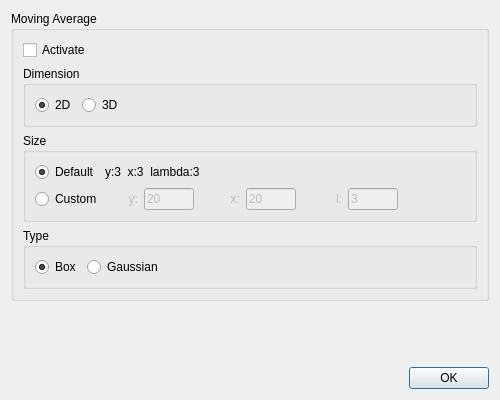
<?xml version="1.0" encoding="UTF-8"?>
<ui version="4.0">
 <class>Dialog</class>
 <widget class="QDialog" name="Dialog">
  <property name="windowModality">
   <enum>Qt::WindowModal</enum>
  </property>
  <property name="geometry">
   <rect>
    <x>0</x>
    <y>0</y>
    <width>500</width>
    <height>400</height>
   </rect>
  </property>
  <property name="minimumSize">
   <size>
    <width>500</width>
    <height>400</height>
   </size>
  </property>
  <property name="maximumSize">
   <size>
    <width>500</width>
    <height>400</height>
   </size>
  </property>
  <property name="windowTitle">
   <string>Normalization Settings</string>
  </property>
  <layout class="QVBoxLayout" name="verticalLayout">
   <item>
    <widget class="QGroupBox" name="groupBox">
     <property name="sizePolicy">
      <sizepolicy hsizetype="Preferred" vsizetype="Expanding">
       <horstretch>0</horstretch>
       <verstretch>0</verstretch>
      </sizepolicy>
     </property>
     <property name="title">
      <string>Moving Average</string>
     </property>
     <layout class="QVBoxLayout" name="verticalLayout_2">
      <item>
       <widget class="QCheckBox" name="activate_moving_average_checkBox">
        <property name="enabled">
         <bool>true</bool>
        </property>
        <property name="text">
         <string>Activate</string>
        </property>
        <property name="checked">
         <bool>false</bool>
        </property>
       </widget>
      </item>
      <item>
       <widget class="QGroupBox" name="groupBox_7">
        <property name="sizePolicy">
         <sizepolicy hsizetype="Expanding" vsizetype="Preferred">
          <horstretch>0</horstretch>
          <verstretch>0</verstretch>
         </sizepolicy>
        </property>
        <property name="title">
         <string>Dimension</string>
        </property>
        <layout class="QHBoxLayout" name="horizontalLayout_4">
         <item>
          <widget class="QRadioButton" name="kernel_dimension_2d_radioButton">
           <property name="text">
            <string>2D</string>
           </property>
           <property name="checked">
            <bool>true</bool>
           </property>
          </widget>
         </item>
         <item>
          <widget class="QRadioButton" name="kernel_dimension_3d_radioButton">
           <property name="text">
            <string>3D</string>
           </property>
          </widget>
         </item>
         <item>
          <spacer name="horizontalSpacer_7">
           <property name="orientation">
            <enum>Qt::Horizontal</enum>
           </property>
           <property name="sizeHint" stdset="0">
            <size>
             <width>40</width>
             <height>20</height>
            </size>
           </property>
          </spacer>
         </item>
        </layout>
       </widget>
      </item>
      <item>
       <widget class="QGroupBox" name="groupBox_8">
        <property name="sizePolicy">
         <sizepolicy hsizetype="Expanding" vsizetype="Preferred">
          <horstretch>0</horstretch>
          <verstretch>0</verstretch>
         </sizepolicy>
        </property>
        <property name="title">
         <string>Size</string>
        </property>
        <layout class="QVBoxLayout" name="verticalLayout_8">
         <item>
          <layout class="QHBoxLayout" name="horizontalLayout_6">
           <item>
            <widget class="QRadioButton" name="kernel_size_default_radioButton">
             <property name="text">
              <string>Default</string>
             </property>
             <property name="checked">
              <bool>true</bool>
             </property>
            </widget>
           </item>
           <item>
            <widget class="QLabel" name="kernel_size_default_label">
             <property name="text">
              <string>y:3  x:3  lambda:3</string>
             </property>
            </widget>
           </item>
           <item>
            <spacer name="horizontalSpacer_6">
             <property name="orientation">
              <enum>Qt::Horizontal</enum>
             </property>
             <property name="sizeHint" stdset="0">
              <size>
               <width>40</width>
               <height>20</height>
              </size>
             </property>
            </spacer>
           </item>
          </layout>
         </item>
         <item>
          <layout class="QHBoxLayout" name="horizontalLayout_7">
           <item>
            <widget class="QRadioButton" name="kernel_size_custom_radioButton">
             <property name="text">
              <string>Custom</string>
             </property>
            </widget>
           </item>
           <item>
            <layout class="QHBoxLayout" name="horizontalLayout_5">
             <item>
              <widget class="QLabel" name="kernel_size_custom_y_label">
               <property name="enabled">
                <bool>false</bool>
               </property>
               <property name="minimumSize">
                <size>
                 <width>30</width>
                 <height>0</height>
                </size>
               </property>
               <property name="maximumSize">
                <size>
                 <width>30</width>
                 <height>16777215</height>
                </size>
               </property>
               <property name="layoutDirection">
                <enum>Qt::LeftToRight</enum>
               </property>
               <property name="text">
                <string>y:</string>
               </property>
               <property name="alignment">
                <set>Qt::AlignRight|Qt::AlignTrailing|Qt::AlignVCenter</set>
               </property>
              </widget>
             </item>
             <item>
              <widget class="QLineEdit" name="kernel_size_custom_y_lineEdit">
               <property name="enabled">
                <bool>false</bool>
               </property>
               <property name="minimumSize">
                <size>
                 <width>50</width>
                 <height>0</height>
                </size>
               </property>
               <property name="maximumSize">
                <size>
                 <width>50</width>
                 <height>16777215</height>
                </size>
               </property>
               <property name="text">
                <string>20</string>
               </property>
              </widget>
             </item>
             <item>
              <widget class="QLabel" name="kernel_size_custom_x_label">
               <property name="enabled">
                <bool>false</bool>
               </property>
               <property name="minimumSize">
                <size>
                 <width>40</width>
                 <height>0</height>
                </size>
               </property>
               <property name="maximumSize">
                <size>
                 <width>40</width>
                 <height>16777215</height>
                </size>
               </property>
               <property name="text">
                <string>      x:</string>
               </property>
               <property name="alignment">
                <set>Qt::AlignRight|Qt::AlignTrailing|Qt::AlignVCenter</set>
               </property>
              </widget>
             </item>
             <item>
              <widget class="QLineEdit" name="kernel_size_custom_x_lineEdit">
               <property name="enabled">
                <bool>false</bool>
               </property>
               <property name="minimumSize">
                <size>
                 <width>50</width>
                 <height>0</height>
                </size>
               </property>
               <property name="maximumSize">
                <size>
                 <width>50</width>
                 <height>16777215</height>
                </size>
               </property>
               <property name="text">
                <string>20</string>
               </property>
              </widget>
             </item>
             <item>
              <widget class="QLabel" name="kernel_size_custom_lambda_label">
               <property name="enabled">
                <bool>false</bool>
               </property>
               <property name="minimumSize">
                <size>
                 <width>40</width>
                 <height>0</height>
                </size>
               </property>
               <property name="maximumSize">
                <size>
                 <width>40</width>
                 <height>16777215</height>
                </size>
               </property>
               <property name="text">
                <string>     l:</string>
               </property>
               <property name="alignment">
                <set>Qt::AlignRight|Qt::AlignTrailing|Qt::AlignVCenter</set>
               </property>
              </widget>
             </item>
             <item>
              <widget class="QLineEdit" name="kernel_size_custom_lambda_lineEdit">
               <property name="enabled">
                <bool>false</bool>
               </property>
               <property name="minimumSize">
                <size>
                 <width>50</width>
                 <height>0</height>
                </size>
               </property>
               <property name="maximumSize">
                <size>
                 <width>50</width>
                 <height>16777215</height>
                </size>
               </property>
               <property name="text">
                <string>3</string>
               </property>
              </widget>
             </item>
             <item>
              <spacer name="horizontalSpacer_10">
               <property name="orientation">
                <enum>Qt::Horizontal</enum>
               </property>
               <property name="sizeHint" stdset="0">
                <size>
                 <width>40</width>
                 <height>20</height>
                </size>
               </property>
              </spacer>
             </item>
            </layout>
           </item>
          </layout>
         </item>
        </layout>
       </widget>
      </item>
      <item>
       <widget class="QGroupBox" name="groupBox_9">
        <property name="sizePolicy">
         <sizepolicy hsizetype="Expanding" vsizetype="Preferred">
          <horstretch>0</horstretch>
          <verstretch>0</verstretch>
         </sizepolicy>
        </property>
        <property name="title">
         <string>Type</string>
        </property>
        <layout class="QHBoxLayout" name="horizontalLayout_8">
         <item>
          <widget class="QRadioButton" name="kernel_type_box_radioButton">
           <property name="text">
            <string>Box</string>
           </property>
           <property name="checked">
            <bool>true</bool>
           </property>
          </widget>
         </item>
         <item>
          <widget class="QRadioButton" name="kernel_type_gaussian_radioButton">
           <property name="text">
            <string>Gaussian</string>
           </property>
          </widget>
         </item>
         <item>
          <spacer name="horizontalSpacer_8">
           <property name="orientation">
            <enum>Qt::Horizontal</enum>
           </property>
           <property name="sizeHint" stdset="0">
            <size>
             <width>40</width>
             <height>20</height>
            </size>
           </property>
          </spacer>
         </item>
        </layout>
       </widget>
      </item>
     </layout>
    </widget>
   </item>
   <item>
    <spacer name="verticalSpacer">
     <property name="orientation">
      <enum>Qt::Vertical</enum>
     </property>
     <property name="sizeHint" stdset="0">
      <size>
       <width>20</width>
       <height>40</height>
      </size>
     </property>
    </spacer>
   </item>
   <item>
    <layout class="QHBoxLayout" name="horizontalLayout">
     <item>
      <spacer name="horizontalSpacer">
       <property name="orientation">
        <enum>Qt::Horizontal</enum>
       </property>
       <property name="sizeHint" stdset="0">
        <size>
         <width>40</width>
         <height>20</height>
        </size>
       </property>
      </spacer>
     </item>
     <item>
      <widget class="QPushButton" name="pushButton">
       <property name="text">
        <string>OK</string>
       </property>
      </widget>
     </item>
    </layout>
   </item>
  </layout>
 </widget>
 <resources/>
 <connections>
  <connection>
   <sender>pushButton</sender>
   <signal>clicked()</signal>
   <receiver>Dialog</receiver>
   <slot>ok_clicked()</slot>
   <hints>
    <hint type="sourcelabel">
     <x>399</x>
     <y>447</y>
    </hint>
    <hint type="destinationlabel">
     <x>282</x>
     <y>444</y>
    </hint>
   </hints>
  </connection>
 </connections>
 <slots>
  <slot>ok_clicked()</slot>
 </slots>
</ui>
